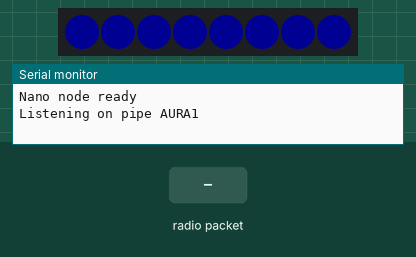
Bench run of a sketch on a simulated Arduino Uno, built with avr-gcc and run on an emulated ATmega328P. On the bench: 8 RGB LEDs in strip order, left to right, the last lines printed to the serial monitor. The inputs (shaded band) are chosen by the test bench. Dim RGB values are drawn brighter than linear; no radio packets arrive unless stated.

Above: at 1.4 s.
1.5 s: radio packet "FIND" arrives
At 1.83 s:
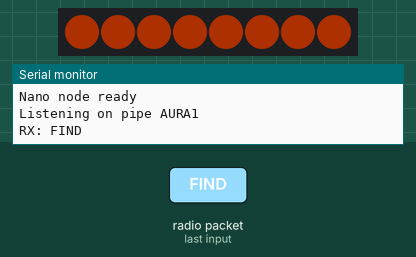
3.6 s: radio packet "OK" arrives
At 4.8 s:
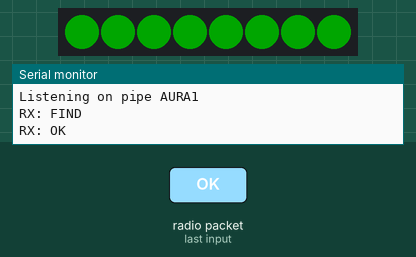
5.1 s: radio packet "ERR" arrives
At 5.9 s:
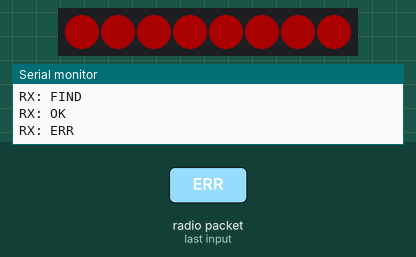
Timing chart, 0 to 8.1 s (numbered marks = the images above; inputs shaded):
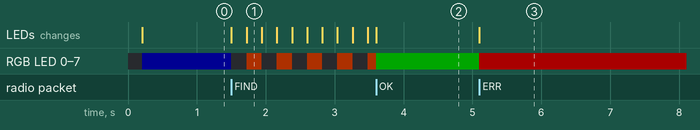

Measured:
- after the input at 1.5 s, RGB LED 0–7: alternates RGB(50, 14, 0) for 0.22 s and off for 0.22 s, starting at once; the LEDs: first change at once (image 1 shows a later state)
- after the input at 3.6 s, the LEDs: change at once (image 2)
- after the input at 5.1 s, RGB LED 0–7: RGB(0, 40, 0) → RGB(45, 0, 0) at once; the LEDs: change at once (image 3)

The sketch:

arduino_nano_nrf24_ws2812_simple_node.ino
```cpp
#include <SPI.h>
#include <nRF24L01.h>
#include <RF24.h>
#include <Adafruit_NeoPixel.h>
#include <string.h>

constexpr uint8_t kPinRadioCe = 9;
constexpr uint8_t kPinRadioCsn = 10;
constexpr uint8_t kPinLedData = 6;
constexpr uint8_t kLedCount = 8;

RF24 radio(kPinRadioCe, kPinRadioCsn);
Adafruit_NeoPixel strip(kLedCount, kPinLedData, NEO_GRB + NEO_KHZ800);

const byte kRadioAddress[6] = "AURA1";

enum class NodeMode : uint8_t {
  Idle = 0,
  Find = 1,
  Ok = 2,
  Error = 3,
  Off = 4,
};

NodeMode nodeMode = NodeMode::Idle;
unsigned long lastAnimAt = 0;
bool blinkState = false;

void fillAll(uint32_t color) {
  for (uint8_t i = 0; i < kLedCount; ++i) {
    strip.setPixelColor(i, color);
  }
  strip.show();
}

void renderIdle() {
  fillAll(strip.Color(0, 0, 18));
}

void renderOk() {
  fillAll(strip.Color(0, 40, 0));
}

void renderError() {
  fillAll(strip.Color(45, 0, 0));
}

void renderOff() {
  fillAll(0);
}

void renderFindFrame() {
  blinkState = !blinkState;
  if (blinkState) {
    fillAll(strip.Color(50, 14, 0));
  } else {
    fillAll(0);
  }
}

void applyMode(NodeMode mode) {
  nodeMode = mode;
  switch (nodeMode) {
    case NodeMode::Idle:
      renderIdle();
      break;
    case NodeMode::Find:
      renderFindFrame();
      break;
    case NodeMode::Ok:
      renderOk();
      break;
    case NodeMode::Error:
      renderError();
      break;
    case NodeMode::Off:
      renderOff();
      break;
  }
}

void handleCommand(const char* command) {
  if (strcmp(command, "FIND") == 0) {
    applyMode(NodeMode::Find);
  } else if (strcmp(command, "STOP") == 0) {
    applyMode(NodeMode::Off);
  } else if (strcmp(command, "IDLE") == 0) {
    applyMode(NodeMode::Idle);
  } else if (strcmp(command, "OK") == 0) {
    applyMode(NodeMode::Ok);
  } else if (strcmp(command, "ERR") == 0) {
    applyMode(NodeMode::Error);
  }
}

void pollRadio() {
  if (!radio.available()) {
    return;
  }

  char payload[32] = {};
  radio.read(&payload, sizeof(payload));
  payload[31] = '\0';

  Serial.print(F("RX: "));
  Serial.println(payload);

  handleCommand(payload);
}

void updateAnimation() {
  const unsigned long now = millis();
  if (nodeMode != NodeMode::Find) {
    return;
  }

  if ((now - lastAnimAt) >= 220) {
    lastAnimAt = now;
    renderFindFrame();
  }
}

void setup() {
  Serial.begin(115200);
  delay(200);

  strip.begin();
  strip.show();
  renderOff();

  if (!radio.begin()) {
    Serial.println(F("nRF24 not responding"));
    applyMode(NodeMode::Error);
    return;
  }

  radio.setPALevel(RF24_PA_LOW);
  radio.setDataRate(RF24_1MBPS);
  radio.setChannel(108);
  radio.setAutoAck(false);
  radio.openReadingPipe(1, kRadioAddress);
  radio.startListening();

  Serial.println(F("Nano node ready"));
  Serial.println(F("Listening on pipe AURA1"));
  applyMode(NodeMode::Idle);
}

void loop() {
  pollRadio();
  updateAnimation();
}
```
